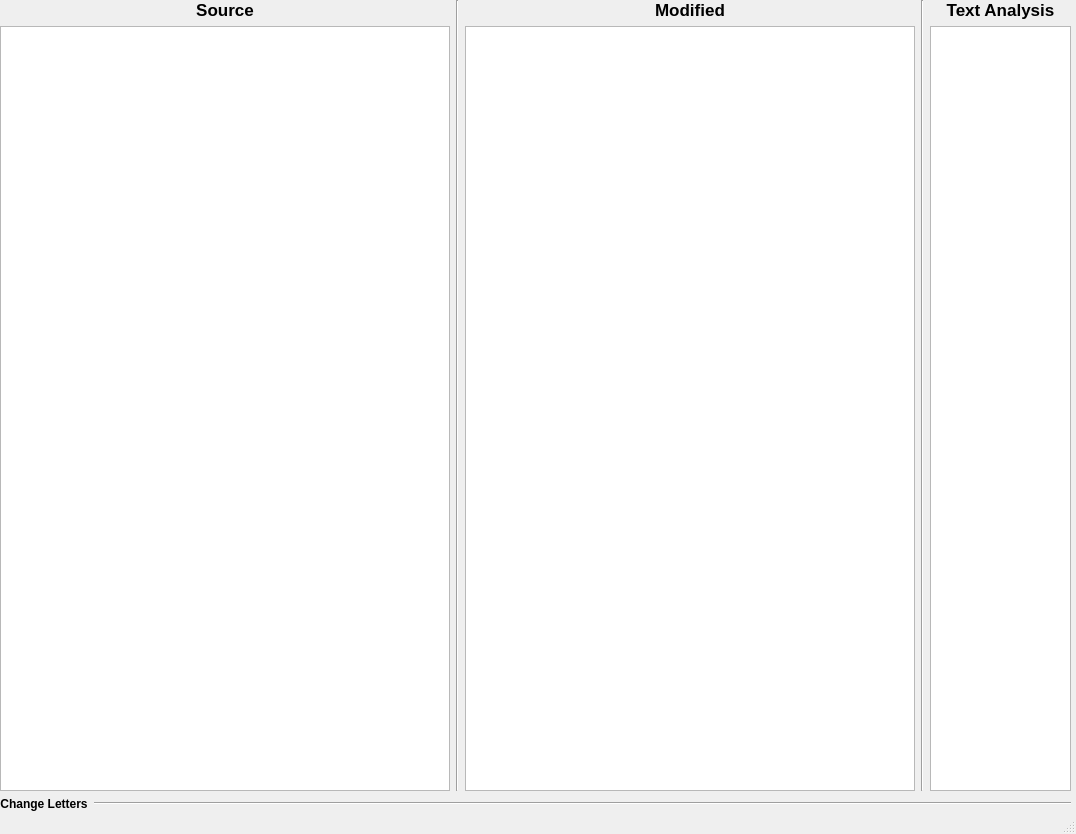
<?xml version="1.0" encoding="UTF-8"?>
<ui version="4.0">
 <class>MainWindow</class>
 <widget class="QMainWindow" name="MainWindow">
  <property name="geometry">
   <rect>
    <x>0</x>
    <y>0</y>
    <width>1076</width>
    <height>834</height>
   </rect>
  </property>
  <property name="windowTitle">
   <string>MainWindow</string>
  </property>
  <widget class="QWidget" name="centralwidget">
   <widget class="QWidget" name="verticalLayoutWidget_4">
    <property name="geometry">
     <rect>
      <x>0</x>
      <y>0</y>
      <width>1071</width>
      <height>811</height>
     </rect>
    </property>
    <layout class="QVBoxLayout" name="Window">
     <item>
      <layout class="QHBoxLayout" name="horizontalLayout_3">
       <item>
        <layout class="QHBoxLayout" name="horizontalLayout">
         <item>
          <layout class="QVBoxLayout" name="verticalLayout">
           <item>
            <widget class="QLabel" name="label">
             <property name="font">
              <font>
               <pointsize>13</pointsize>
               <weight>75</weight>
               <italic>false</italic>
               <bold>true</bold>
               <underline>false</underline>
               <strikeout>false</strikeout>
              </font>
             </property>
             <property name="text">
              <string>Source</string>
             </property>
             <property name="alignment">
              <set>Qt::AlignCenter</set>
             </property>
            </widget>
           </item>
           <item>
            <widget class="QPlainTextEdit" name="sourceText">
             <property name="minimumSize">
              <size>
               <width>450</width>
               <height>0</height>
              </size>
             </property>
            </widget>
           </item>
          </layout>
         </item>
         <item>
          <widget class="Line" name="line_2">
           <property name="orientation">
            <enum>Qt::Vertical</enum>
           </property>
          </widget>
         </item>
         <item>
          <layout class="QVBoxLayout" name="verticalLayout_2">
           <item>
            <widget class="QLabel" name="label_2">
             <property name="font">
              <font>
               <pointsize>13</pointsize>
               <weight>75</weight>
               <bold>true</bold>
              </font>
             </property>
             <property name="text">
              <string>Modified</string>
             </property>
             <property name="alignment">
              <set>Qt::AlignCenter</set>
             </property>
            </widget>
           </item>
           <item>
            <widget class="QPlainTextEdit" name="ModifiedText">
             <property name="minimumSize">
              <size>
               <width>450</width>
               <height>0</height>
              </size>
             </property>
            </widget>
           </item>
          </layout>
         </item>
        </layout>
       </item>
       <item>
        <widget class="Line" name="line_3">
         <property name="orientation">
          <enum>Qt::Vertical</enum>
         </property>
        </widget>
       </item>
       <item>
        <layout class="QVBoxLayout" name="verticalLayout_3">
         <item>
          <widget class="QLabel" name="label_4">
           <property name="font">
            <font>
             <pointsize>13</pointsize>
             <weight>75</weight>
             <bold>true</bold>
            </font>
           </property>
           <property name="text">
            <string>Text Analysis</string>
           </property>
           <property name="alignment">
            <set>Qt::AlignCenter</set>
           </property>
          </widget>
         </item>
         <item>
          <widget class="QListWidget" name="lettersAmount"/>
         </item>
         <item>
          <layout class="QHBoxLayout" name="horizontalLayout_4"/>
         </item>
        </layout>
       </item>
      </layout>
     </item>
     <item>
      <layout class="QHBoxLayout" name="horizontalLayout_5">
       <item>
        <widget class="QLabel" name="label_3">
         <property name="font">
          <font>
           <weight>75</weight>
           <bold>true</bold>
          </font>
         </property>
         <property name="acceptDrops">
          <bool>false</bool>
         </property>
         <property name="text">
          <string>Change Letters</string>
         </property>
         <property name="scaledContents">
          <bool>false</bool>
         </property>
         <property name="alignment">
          <set>Qt::AlignCenter</set>
         </property>
         <property name="margin">
          <number>0</number>
         </property>
        </widget>
       </item>
       <item>
        <widget class="Line" name="line">
         <property name="minimumSize">
          <size>
           <width>1174</width>
           <height>0</height>
          </size>
         </property>
         <property name="orientation">
          <enum>Qt::Horizontal</enum>
         </property>
        </widget>
       </item>
      </layout>
     </item>
     <item>
      <layout class="QGridLayout" name="gridWithLetters"/>
     </item>
    </layout>
   </widget>
  </widget>
  <widget class="QStatusBar" name="statusbar"/>
 </widget>
 <resources/>
 <connections/>
</ui>
